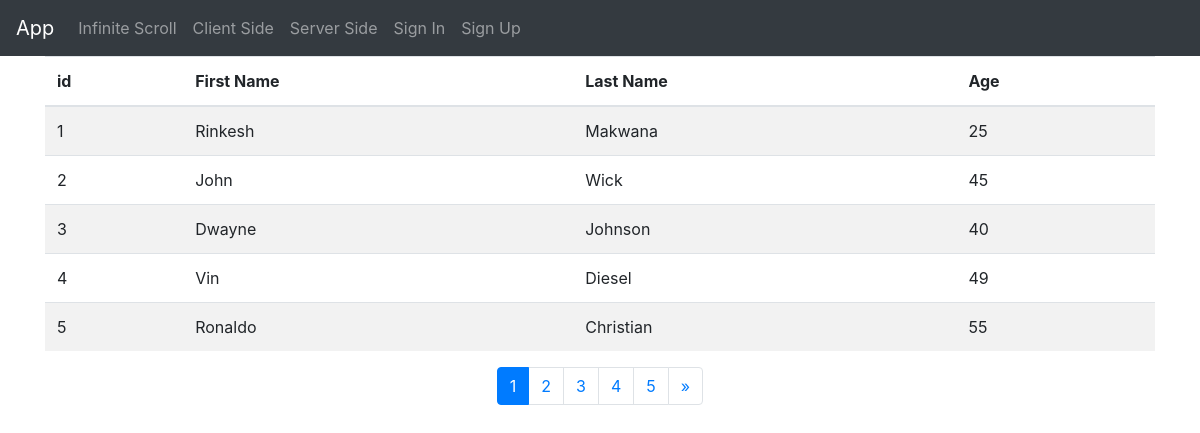
The page /server-side/ on the database its author committed.
### core/models.py (models this page shows, shortened)
class Profile(models.Model):
    first_name = models.CharField(max_length=50)
    last_name = models.CharField(max_length=50)
    age = models.IntegerField()

### core/views.py (the view)
# urls.py: path('server-side/', ServerSideView.as_view(), name='server-side'),
class ServerSideView(ListView):
    model = Profile
    context_object_name = 'profiles'
    template_name = 'server_side.html'
    paginate_by = 5

### templates/server_side.html (shortened to what this page needs)
{% extends 'base.html' %}
{% block content %}
<div class="container">
<table id="pager" class="table table-striped">
    <thead>
        <tr>
            <th>id</th>
            <th>First Name</th>
            <th>Last Name</th>
            <th>Age</th>
        </tr>
    </thead>
    <tbody>
        {% for profile in profiles %}
    <tr>
        <td>{{ profile.id }}</td>
        <td>{{ profile.first_name }}</td>
        <td>{{ profile.last_name }}</td>
        <td>{{ profile.age }}</td>
    </tr>
        {% endfor %}
    </tbody>
</table>
    {% if is_paginated %}
        <nav class="d-flex justify-content-center wow fadeIn">
        <ul class="pagination pg-blue">
                {% for num in page_obj.paginator.page_range %}
                    {% if page_obj.number == num %}
                        <li class="page-item active"><a class="page-link" href="?page={{ num }}">{{ num }}<span class="sr-only">(current)</span></a></li>
                    {% elif num > page_obj.number|add:'-5' and num < page_obj.number|add:'5' %}
                        <li><a class="page-link" href="?page={{ num }}">{{ num }}</a></li>
                    {% endif %}
                {% endfor %}
            {% if page_obj.has_next %}
                <li class="page-item">
                <a class="page-link" href="?page={{ page_obj.next_page_number }}" aria-label="Next">
                    <span aria-hidden="true">&raquo;</span>
                </a>
                </li>
            {% endif %}
        </ul>
        </nav>
    {% endif %}
</div>
{% endblock content %}

### rows shown on the page
Profile: id "1", first_name "Rinkesh", last_name "Makwana", age "25"
Profile: id "2", first_name "John", last_name "Wick", age "45"
Profile: id "3", first_name "Dwayne", last_name "Johnson", age "40"
Profile: id "4", first_name "Vin", last_name "Diesel", age "49"
Profile: id "5", first_name "Ronaldo", last_name "Christian", age "55"

### other values the page prints
{{ num }} "1"
{{ num }} "2" "3" "4" "5"
